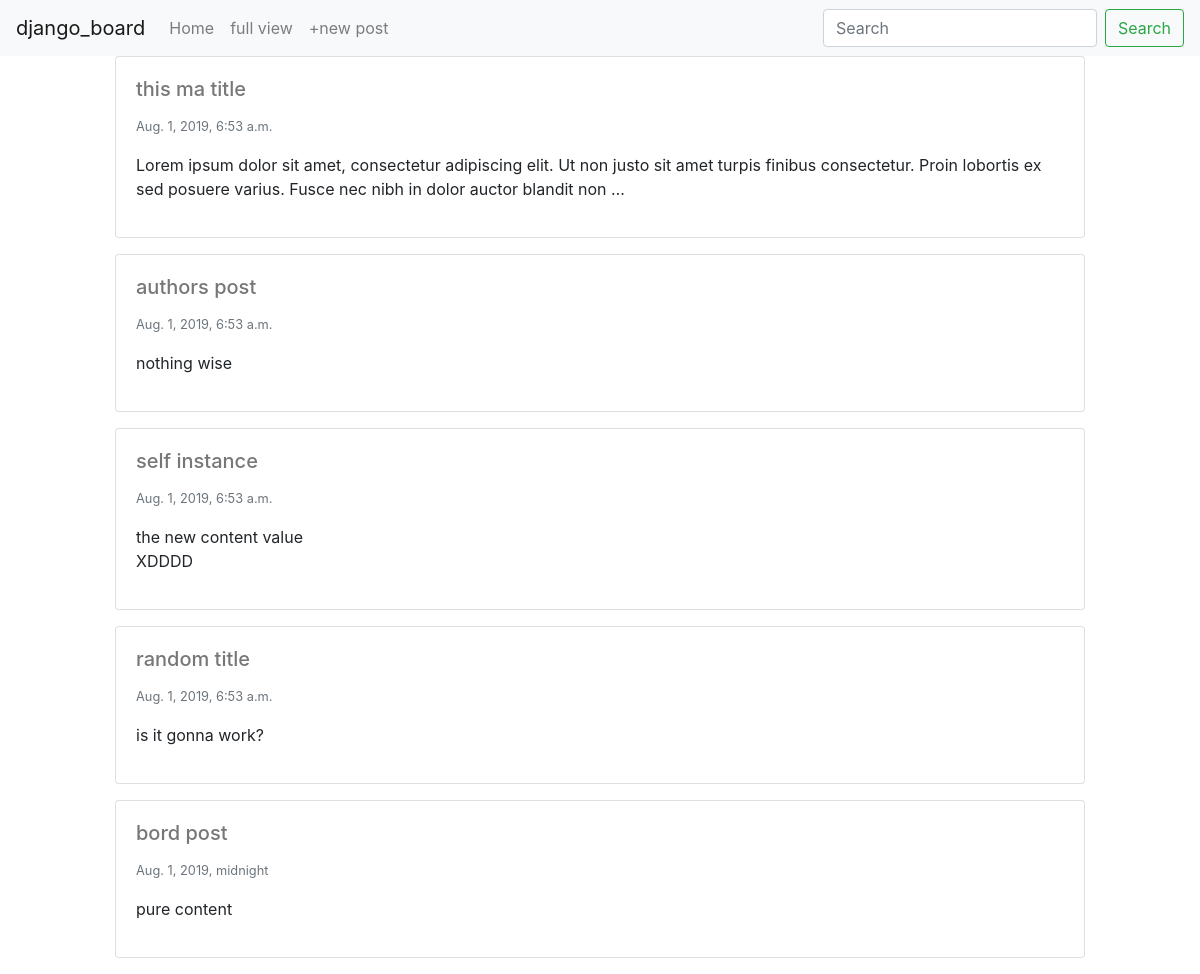
The page /board/ on the database as committed earlier.
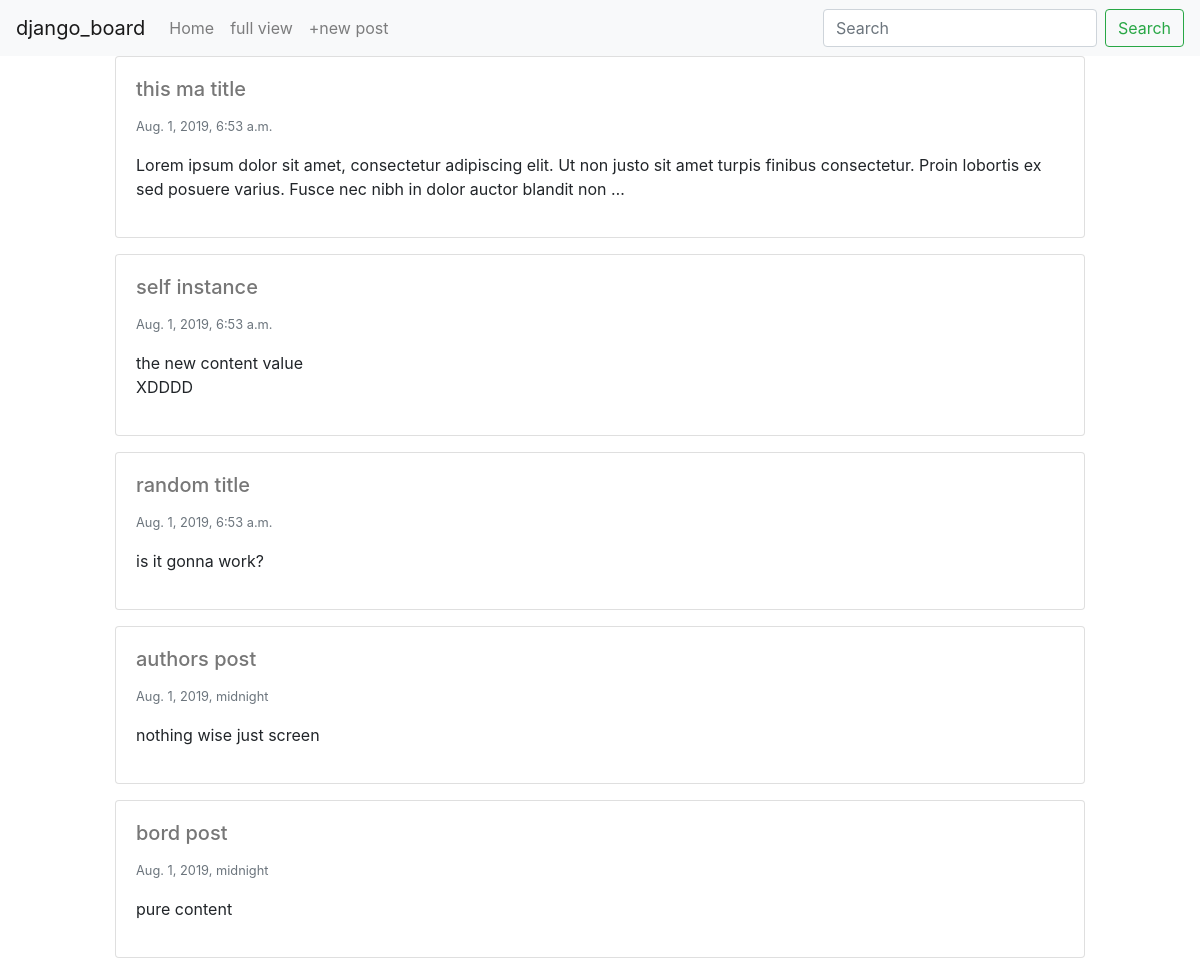
The same page on the database as committed later.
### board/models.py (models this page shows, shortened)
class BoardPost(models.Model):
    user = models.ForeignKey(User, default=1, null=True, on_delete=models.SET_NULL)
    image = models.ImageField(upload_to='image/', blank=True, null=True)
    title = models.CharField(max_length=120)
    slug = models.SlugField(unique=True)
    content = models.TextField(null=True, blank=True)
    publish_date = models.DateTimeField(auto_now=False, auto_now_add=False, null=True, blank=True)
    timestamp = models.DateTimeField(auto_now=True)
    updated = models.DateTimeField(auto_now=True)
    objects = BoardPostManager()
    class Meta:
        ordering = ['-publish_date', '-updated', '-timestamp']
    def get_absolute_url(self):
        return f"/board/{self.slug}"

### board/views.py (the view)
# urls.py: path('', board_post_list_view),
def board_post_list_view(request):
    qs = BoardPost.objects.all().published() #queryset - list of python obj
    if request.user.is_authenticated:
        my_qs = BoardPost.objects.filter(user=request.user)
        qs = (qs | my_qs).distinct()
    template_name = 'board/list.html'
    context = {'object_list': qs}
    return render(request, template_name, context)

### board/models.py (called while the page is built)
    def published(self):
        now = timezone.now()
        return self.filter(publish_date__lte=now)

    def get_queryset(self):
         return BlogPostQueryset(self.model, using=self._db)

### board/templates/board/list.html
 {% extends 'base.html' %}
{% block content %}
<div class="row">
    {% for object in object_list %}
        {% include 'board/list-inline.html' with blog_post=object truncate=True detail=False %}
    {% endfor %}
</div>
{% endblock  %}

### board/templates/board/list-inline.html (shortened to what this page needs)
<div class="col-12 col-md-10 mb-3 mx-auto">
    <div class="card {% if not blog_post.publish_date  %} border border-warning {% endif %}">
        <div class="card-body">
            {% if not detail%}
            <a href='{{ blog_post.get_absolute_url }}' style="color: rgb(119, 119, 119);">
                <h5 class="card-title">{{ blog_post.title }}</h5>
            </a>
            {% else %}
                <h5 class="card-title">{{ blog_post.title }}</h5>
                {% if blog_post.image %}
                    <img src="{{ blog_post.image.url }}" class="card-img-top" />
                {% endif %}
            {% endif %}
            <p class="card-text">
                <small class="text-muted">{{ blog_post.publish_date }}</small>
                {% if truncate %}
                    {{ blog_post.content|linebreaks|truncatewords:30 }}
                {% else %}
                    {{ blog_post.content|linebreaks }}
                {% endif %}
            </p>
        </div>
    </div>
</div>

Rows that differ between the two databases and show on the page:
changed BoardPost "authors post": publish_date "Aug. 1, 2019, 6:53 a.m." → "Aug. 1, 2019, midnight"; content "nothing wise" → "nothing wise just screen"; moves down the list
